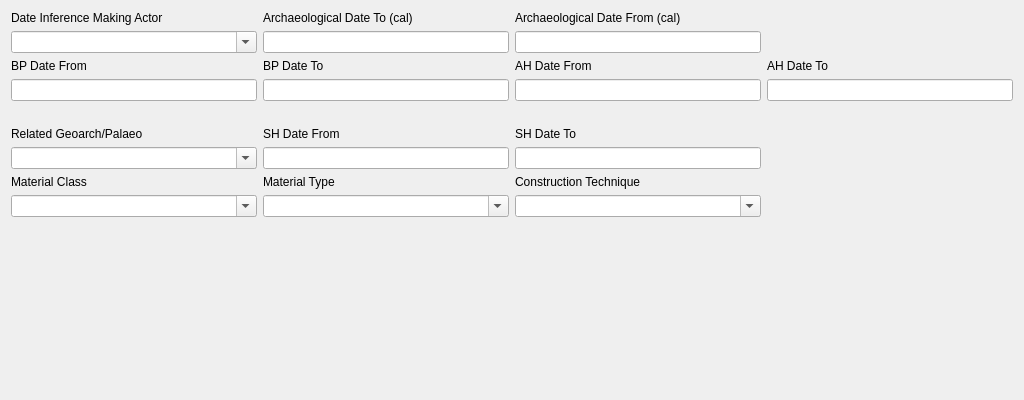
             <widget class="QWidget" name="page_13">
              <property name="geometry">
               <rect>
                <x>0</x>
                <y>0</y>
                <width>1024</width>
                <height>400</height>
               </rect>
              </property>
              <attribute name="label">
               <string>Date</string>
              </attribute>
              <layout class="QGridLayout" name="gridLayout_32">
               <item row="0" column="0">
                <layout class="QGridLayout" name="gridLayout_15">
                 <item row="8" column="0">
                  <widget class="QComboBox" name="comboBox_related_geoarch">
                   <property name="editable">
                    <bool>true</bool>
                   </property>
                  </widget>
                 </item>
                 <item row="0" column="0">
                  <widget class="QLabel" name="label_53">
                   <property name="text">
                    <string>Date Inference Making Actor</string>
                   </property>
                  </widget>
                 </item>
                 <item row="1" column="0">
                  <widget class="QComboBox" name="comboBox_date_inference">
                   <property name="editable">
                    <bool>true</bool>
                   </property>
                  </widget>
                 </item>
                 <item row="3" column="0">
                  <widget class="QLineEdit" name="mDateEdit_9"/>
                 </item>
                 <item row="2" column="0">
                  <widget class="QLabel" name="label_37">
                   <property name="text">
                    <string>BP Date From</string>
                   </property>
                  </widget>
                 </item>
                 <item row="2" column="3">
                  <widget class="QLabel" name="label_44">
                   <property name="text">
                    <string>AH Date To</string>
                   </property>
                  </widget>
                 </item>
                 <item row="9" column="2">
                  <widget class="QLabel" name="label_49">
                   <property name="text">
                    <string>Construction Technique</string>
                   </property>
                  </widget>
                 </item>
                 <item row="2" column="2">
                  <widget class="QLabel" name="label_39">
                   <property name="text">
                    <string>AH Date From</string>
                   </property>
                  </widget>
                 </item>
                 <item row="10" column="2">
                  <widget class="QComboBox" name="comboBox_contruction_tech">
                   <property name="editable">
                    <bool>true</bool>
                   </property>
                  </widget>
                 </item>
                 <item row="9" column="0">
                  <widget class="QLabel" name="label_40">
                   <property name="text">
                    <string>Material Class</string>
                   </property>
                  </widget>
                 </item>
                 <item row="10" column="1">
                  <widget class="QComboBox" name="comboBox_material_type">
                   <property name="editable">
                    <bool>true</bool>
                   </property>
                  </widget>
                 </item>
                 <item row="9" column="1">
                  <widget class="QLabel" name="label_41">
                   <property name="text">
                    <string>Material Type</string>
                   </property>
                  </widget>
                 </item>
                 <item row="3" column="2">
                  <widget class="QLineEdit" name="mDateEdit_14"/>
                 </item>
                 <item row="3" column="3">
                  <widget class="QLineEdit" name="mDateEdit_11"/>
                 </item>
                 <item row="2" column="1">
                  <widget class="QLabel" name="label_38">
                   <property name="text">
                    <string>BP Date To</string>
                   </property>
                  </widget>
                 </item>
                 <item row="3" column="1">
                  <widget class="QLineEdit" name="mDateEdit_10"/>
                 </item>
                 <item row="10" column="0">
                  <widget class="QComboBox" name="comboBox_material_class">
                   <property name="editable">
                    <bool>true</bool>
                   </property>
                   <item>
                    <property name="text">
                     <string/>
                    </property>
                   </item>
                   <item>
                    <property name="text">
                     <string>Clay</string>
                    </property>
                   </item>
                   <item>
                    <property name="text">
                     <string>Palm</string>
                    </property>
                   </item>
                   <item>
                    <property name="text">
                     <string>Reed</string>
                    </property>
                   </item>
                   <item>
                    <property name="text">
                     <string>Sediment</string>
                    </property>
                   </item>
                   <item>
                    <property name="text">
                     <string>Slate</string>
                    </property>
                   </item>
                   <item>
                    <property name="text">
                     <string>Stone</string>
                    </property>
                   </item>
                   <item>
                    <property name="text">
                     <string>Straw</string>
                    </property>
                   </item>
                   <item>
                    <property name="text">
                     <string>Wood</string>
                    </property>
                   </item>
                   <item>
                    <property name="text">
                     <string>Mixed Raw Materials</string>
                    </property>
                   </item>
                   <item>
                    <property name="text">
                     <string>Other</string>
                    </property>
                   </item>
                   <item>
                    <property name="text">
                     <string>Unknow</string>
                    </property>
                   </item>
                  </widget>
                 </item>
                 <item row="5" column="0">
                  <widget class="QLabel" name="label_47">
                   <property name="text">
                    <string/>
                   </property>
                  </widget>
                 </item>
                 <item row="6" column="0">
                  <widget class="QLabel" name="label_50">
                   <property name="text">
                    <string>Related Geoarch/Palaeo</string>
                   </property>
                  </widget>
                 </item>
                 <item row="1" column="1">
                  <widget class="QLineEdit" name="lineEdit_arch_date_to"/>
                 </item>
                 <item row="0" column="1">
                  <widget class="QLabel" name="label_4">
                   <property name="text">
                    <string>Archaeological Date To (cal)</string>
                   </property>
                  </widget>
                 </item>
                 <item row="1" column="2">
                  <widget class="QLineEdit" name="lineEdit_arch_date"/>
                 </item>
                 <item row="0" column="2">
                  <widget class="QLabel" name="label_52">
                   <property name="text">
                    <string>Archaeological Date From (cal)</string>
                   </property>
                  </widget>
                 </item>
                 <item row="6" column="1">
                  <widget class="QLabel" name="label_45">
                   <property name="text">
                    <string>SH Date From</string>
                   </property>
                  </widget>
                 </item>
                 <item row="8" column="1">
                  <widget class="QLineEdit" name="mDateEdit_12"/>
                 </item>
                 <item row="6" column="2">
                  <widget class="QLabel" name="label_46">
                   <property name="text">
                    <string>SH Date To</string>
                   </property>
                  </widget>
                 </item>
                 <item row="8" column="2">
                  <widget class="QLineEdit" name="mDateEdit_13"/>
                 </item>
                </layout>
               </item>
               <item row="1" column="0">
                <spacer name="verticalSpacer_2">
                 <property name="orientation">
                  <enum>Qt::Vertical</enum>
                 </property>
                 <property name="sizeHint" stdset="0">
                  <size>
                   <width>20</width>
                   <height>40</height>
                  </size>
                 </property>
                </spacer>
               </item>
              </layout>
             </widget>
